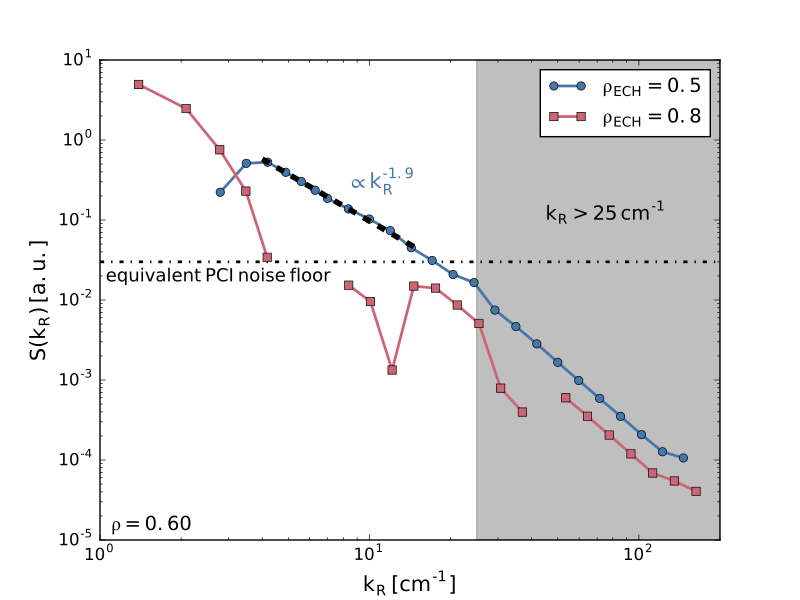

The Python source for this figure:
import numpy as np
import matplotlib as mpl
import matplotlib.pyplot as plt
import cPickle as pickle
from distinct_colours import get_distinct

from wavenumber_conversion import get_kR


shots = np.array([
    171536,
    171538
])

# [times] = ms
times = ([
    2750,
    2200,
])

rho_ECH = ([
    0.5,
    0.8
])

rho = 0.6
Rpci = 1.98  # [Rpci] = m

# Plotting parameters
fontsize = 15
cols = get_distinct(2)
markers = ['o', 's']
linewidth = 2
kR_fit_lims = [4, 15]


def load_data(shot, time, rho, sat_rule=1):
    d = '%i/%ibis/SAT_RULE_%i/0%i' % (
        shot,
        time,
        sat_rule,
        np.int(np.round(100 * rho)))

    # Load data
    fname = '%s/%s.pkl' % (d, 'density_spec_1')
    with open(fname, 'rb') as f:
        density_spec = pickle.load(f)

    fname = '%s/%s.pkl' % (d, 'ky')
    with open(fname, 'rb') as f:
        ky = pickle.load(f)

    # The `density_spec` values are from
    # OMFIT['TGLF_scan']['Experimental_spectra'][0.6]['density_spectrum']['density_spec1']
    # but these values are equal to the *square root* of the values in
    # OMFIT['TGLF_scan']['Experimental_spectra'][0.6]['out.tglf.intensity_spectrum'],
    # which gives the "gyro-bohm normalized intensity fluctuation amplitude
    # spectra"... the inclusion of the word "amplitude" is a bit confusing,
    # but the use of the word "intensity" and the fact that these values
    # are the square of `density_spec` leads me to believe that
    # `density_spec` is the *amplitude* and should be squared to
    # make a power spectrum for comparison to our measurements
    Sk = density_spec ** 2

    # Package data
    data = {
        'Sk': Sk,
        'ky': ky
    }

    return data


def power_law_fit(x, y, xlim=None):
    '''Least-squares fit data to a power law, y = c * x^{alpha}.

    Parameters:
    -----------
    x - array_like, (`N`,)
        The independent variable.
        [x] = arbitrary

    ydata - array_like, (`N`,)
        The dependent variable.
        [y] = arbitrary

    xlim - array_like, (2,) or None
        If not None, only fit data within `xlim`.
        [xlim] = [x]

    Returns:
    --------
    (c, alpha) - tuple; values for power law.

    '''
    if xlim is not None:
        ind = np.where(np.logical_and(
            x >= xlim[0],
            x <= xlim[1]))[0]
    else:
        ind = slice(None, None)

    lnx = np.log(x[ind])
    lny = np.log(y[ind])

    A = np.array([lnx, np.ones(len(lnx))]).T

    fit = np.linalg.lstsq(A, lny)[0]
    alpha = fit[0]
    c = np.exp(fit[1])

    return c, alpha


if __name__ == '__main__':
    plt.figure()

    for sind, shot in enumerate(shots):
        # Load data
        d = load_data(shot, times[sind], rho, sat_rule=1)

        # Parse data
        kR = get_kR(d['ky'], rho, shot, times[sind], R0=Rpci)
        Sk = d['Sk']

        plt.loglog(
            kR,
            Sk,
            color=cols[sind],
            marker=markers[sind],
            linewidth=linewidth,
            label=r'$\mathregular{\rho_{ECH} = %.1f}$' % rho_ECH[sind])

        # Fit data from 536 to a power law
        if shot == 171536:
            c, alpha = power_law_fit(kR, Sk, xlim=kR_fit_lims)
            plt.loglog(
                kR_fit_lims,
                c * (kR_fit_lims ** alpha),
                color='k',
                linestyle='--',
                linewidth=(2 * linewidth))
            plt.annotate(
                r'$\mathregular{\propto k_R^{%.1f}}$' % alpha,
                (8.25, 0.25),
                color=cols[sind],
                fontsize=fontsize)

    # Labeling
    plt.xlabel(
        r'$\mathregular{k_R \, [cm^{-1}]}$',
        fontsize=fontsize)
    plt.ylabel(
        r'$\mathregular{S(k_R) \, [a.u.]}$',
        fontsize=fontsize)
    plt.legend(
        loc='best',
        fontsize=(fontsize - 1))

    # Limits
    xlim = [1, 200]
    ylim=[3e-3, 5]
    ylim=[1e-5, 10]
    plt.xlim(xlim)
    plt.ylim(ylim)

    # Annotate wavenumbers outside measurable range
    fillcolor = 'gray'
    alpha = 0.5
    plt.fill_betweenx(
        ylim,
        25,
        xlim[-1],
        color=fillcolor,
        alpha=alpha)
    plt.annotate(
        r'$\mathregular{k_R > 25 \, cm^{-1}}$',
        (45, 1e-1),
        fontsize=(fontsize - 1))

    # Noise floor from PCI measurement
    plt.hlines(
        3e-2,
        xlim[0],
        xlim[1],
        linestyle='-.',
        linewidth=linewidth)
    plt.annotate(
        r'$\mathregular{equivalent \: PCI \: noise \: floor}$',
        (1.05, 1.7e-2),
        fontsize=(fontsize - 2))

    # Annotate radial location
    plt.annotate(
        r'$\mathregular{\rho = %.2f}$' % rho,
        (1.1, 1.3e-5),
        fontsize=(fontsize - 1))

    plt.show()
